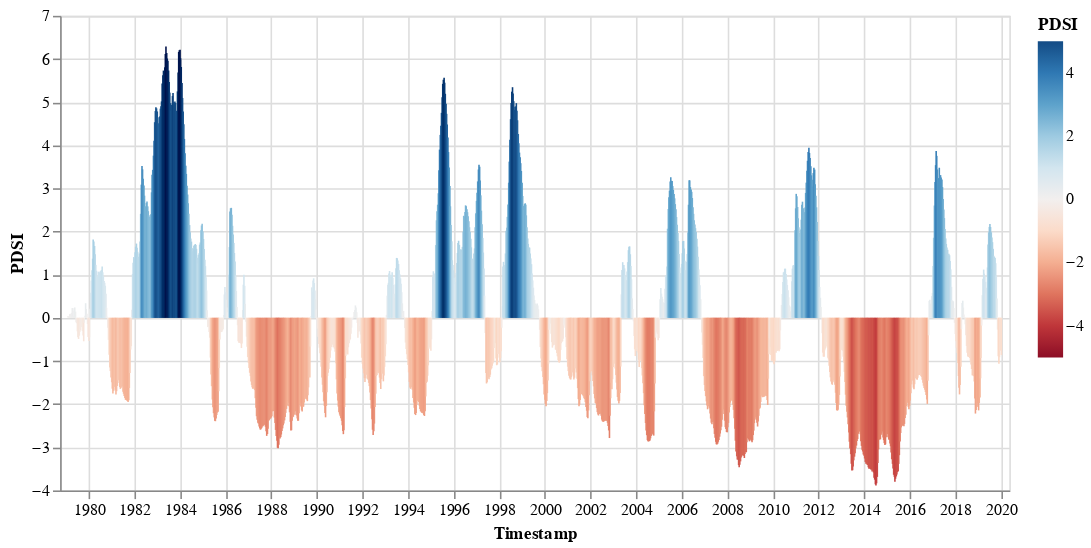

Notebook source saved alongside this figure:
### Markdown cell above
Chart PDSI time series as a bar chart to more easily interpret absolute values and compare them over time. Here, the observation timestamp is represented on the x-axis and PDSI is represented by both the y-axis and color. Since each PDSI observation has a unique timestamp that can be plotted to the x-axis, there is no need to aggregate PDSI values as in the above chart. A tooltip is added to the chart; hover over data to reveal variable values.

### Code cell
# Chart PDSI time series as an Altair bar chart.
alt.Chart(pdsi_df).mark_bar(size=1).encode(
  x = 'Timestamp:T',
  y = 'PDSI:Q',
  color = alt.Color('PDSI:Q', scale=alt.Scale(scheme="redblue", domain=(-5, 5))),
  tooltip = [
    alt.Tooltip('Timestamp:T', title='Date'),
    alt.Tooltip('PDSI:Q', title='PDSI')
  ]
).properties(width=600, height=300)

### Figure 1 — Vega-Lite specification as saved in the notebook (floating-point values rounded to 4 significant figures; data arrays with more than 128 entries replaced by an {"elided": "..."} marker saying what was removed)
{"config": {"view": {"continuousWidth": 400, "continuousHeight": 300}}, "data": {"name": "data-af085061e692b2d28715c6b103076008"}, "mark": {"type": "bar", "size": 1}, "encoding": {"color": {"type": "quantitative", "field": "PDSI", "scale": {"domain": [-5, 5], "scheme": "redblue"}}, "tooltip": [{"type": "temporal", "field": "Timestamp", "title": "Date"}, {"type": "quantitative", "field": "PDSI", "title": "PDSI"}], "x": {"type": "temporal", "field": "Timestamp"}, "y": {"type": "quantitative", "field": "PDSI"}}, "height": 300, "width": 600, "$schema": "https://vega.github.io/schema/vega-lite/v4.0.0.json", "datasets": {"data-af085061e692b2d28715c6b103076008": {"elided": "1475 records"}}}
